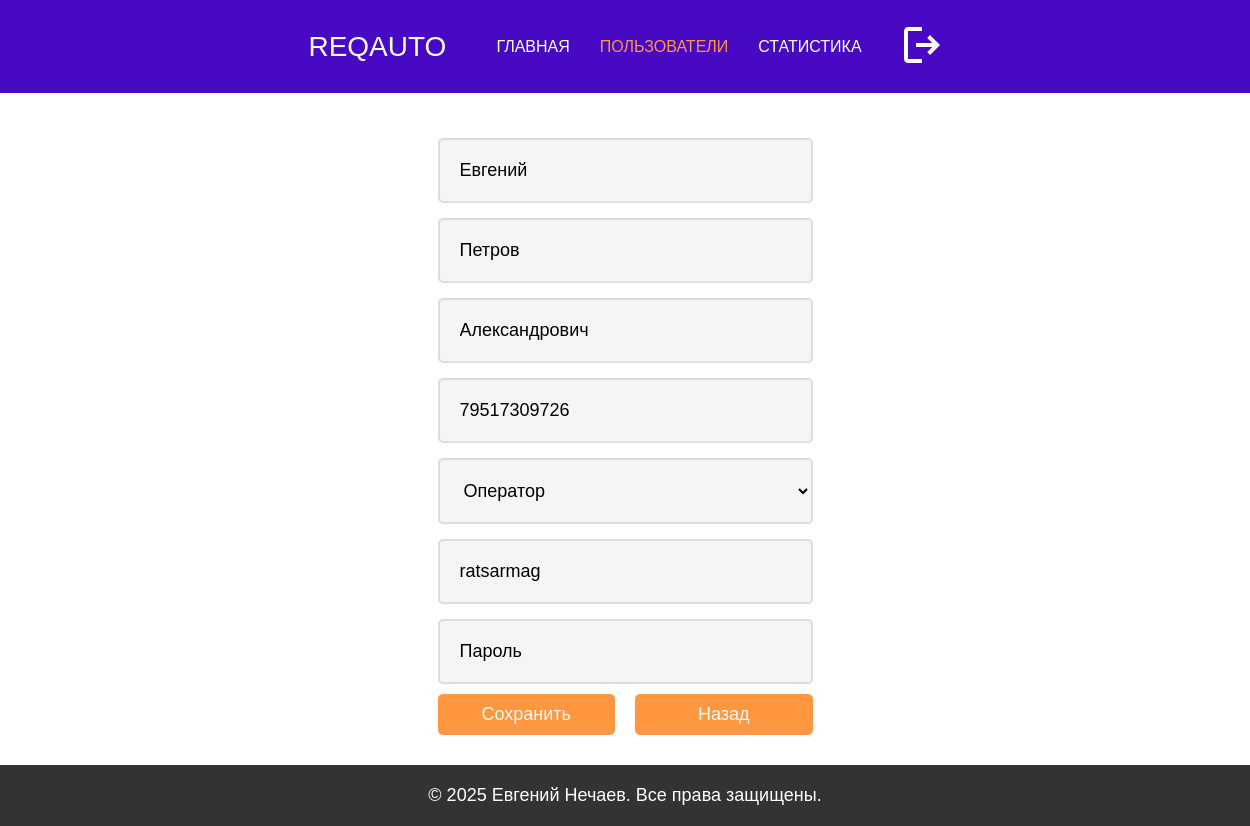
The app's page /edit_user/6, older data.
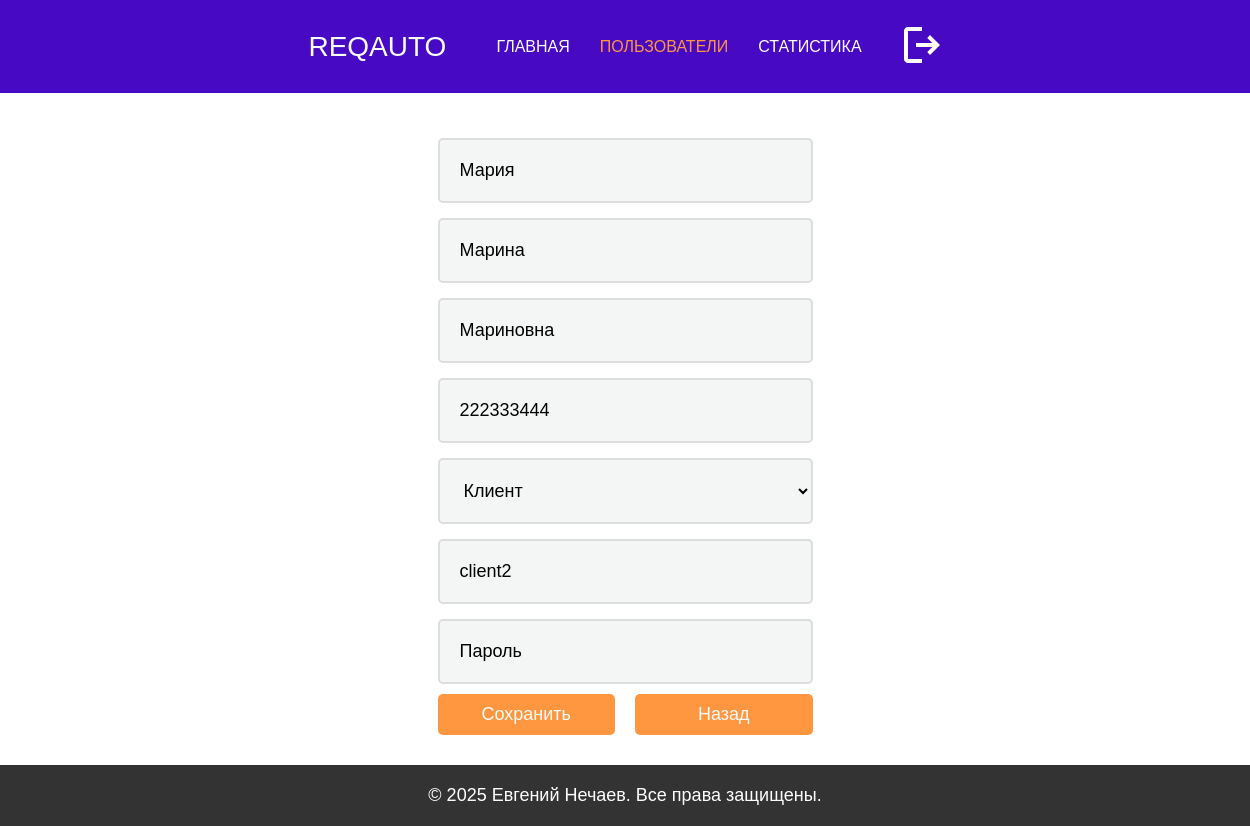
The same page, newer data.
### models.py (models this page shows)
class User(db.Model):
    __tablename__ = 'User'
    ID = db.Column(db.Integer, primary_key=True)
    username = db.Column(db.String(50), unique=True)
    password = db.Column(db.String(128))
    firstName = db.Column(db.String(50))
    lastName = db.Column(db.String(50))
    patronymic = db.Column(db.String(50))
    phone = db.Column(db.String(15))
    dateBirth = db.Column(db.Date, nullable=True)
    roleID = db.Column(db.Integer, db.ForeignKey('Role.ID'))
    photo = db.Column(db.String(256), nullable=True)

class Role(db.Model):
    __tablename__ = 'Role'
    ID = db.Column(db.Integer, primary_key=True)
    roleName = db.Column(db.String(50))

### app.py (the view, shortened to what this page needs)
@app.route('/edit_user/<int:user_id>', methods=['GET', 'POST'])
def edit_user(user_id):
    user = User.query.get_or_404(user_id)
    roles = Role.query.all()
    return render_template('edit_user.html', user=user, roles=roles)

### templates/edit_user.html (shortened to what this page needs)
<!DOCTYPE html>
<html lang="en">
<head>
    <link rel="stylesheet" href="/static/styles.css">
    <link rel="stylesheet" href="/static/admin.css">
</head>
<body>
    <header>
        <div class="logo">ReqAuto</div>
        <nav>
            <ul>
                <li><a href="{{ url_for('index') }}">Главная</a></li>
                <li><a href="#" class="active">Пользователи</a></li>
                <li><a href="#">Статистика</a></li>
                <li>
                    <form action="{{ url_for('logout') }}" method="post" class="logout-form">
                        <button type="submit" class="logout-button">
                            <svg xmlns="http://www.w3.org/2000/svg" width="24" height="24" viewBox="0 0 24 24">
                                <path fill="#ffffff" d="M5 21q-.825 0-1.412-.587T3 19V5q0-.825.588-1.412T5 3h7v2H5v14h7v2zm11-4l-1.375-1.45l2.55-2.55H9v-2h8.175l-2.55-2.55L16 7l5 5z"/>
                            </svg>
                        </button>
                    </form>
                </li>
            </ul>
        </nav>
    </header>
    <main>
        <section class="horizontal-center-container">
            <form class="form" method="POST">
                <input class="form-input h3" type="text" name="firstName" value="{{ user.firstName }}" placeholder="Имя" required />
                <input class="form-input h3" type="text" name="lastName" value="{{ user.lastName }}" placeholder="Фамилия" required />
                <input class="form-input h3" type="text" name="patronymic" value="{{ user.patronymic }}" placeholder="Отчество" />
                <input class="form-input h3" type="text" name="phone" value="{{ user.phone }}" placeholder="Телефон" required />
                <select class="form-input h3" id="roleID" name="roleID" required>
                    {% for role in roles %}
                        <option value="{{ role.ID }}" {% if role.ID == user.roleID %}selected{% endif %}>
                            {{ role.roleName }}
                        </option>
                    {% endfor %}
                </select>
                <input class="form-input h3" type="text" name="username" value="{{ user.username }}" placeholder="Логин" />
                <input class="form-input h3" type="password" name="password" placeholder="Пароль" />
                <div class="button-container" style="margin-top: 10px">
                    <button class="button h3 submit-button" type="submit">
                      Сохранить
                    </button>
                    <button class="button h3 submit-button">
                      <a
                        href="{{ url_for('admin_dashboard') }}"
                        class="no-link-style"
                        style="display: block; width: 100%; height: 100%"
                        >Назад</a
                      >
                    </button>
                  </div>
            </form>
        </section>
    </main>
    <footer class="site-footer">
        <p class="h3">&copy; 2025 Евгений Нечаев. Все права защищены.</p>
    </footer>
</body>
</html>

Row changes from the older to the newer data that the page shows:
changed User: firstName "Евгений" → "Мария"; lastName "Петров" → "Марина"; patronymic "Александрович" → "Мариновна"; phone "79517309726" → "222333444"; roleID "Оператор" → "Клиент"; username "ratsarmag" → "client2"
